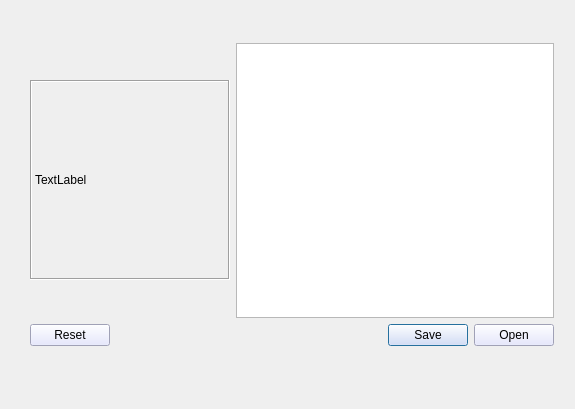
<?xml version="1.0" encoding="UTF-8"?>
<ui version="4.0">
 <class>alexeev</class>
 <widget class="QWidget" name="alexeev">
  <property name="geometry">
   <rect>
    <x>0</x>
    <y>0</y>
    <width>575</width>
    <height>409</height>
   </rect>
  </property>
  <property name="windowTitle">
   <string>Form</string>
  </property>
  <widget class="QDialogButtonBox" name="buttonBox">
   <property name="geometry">
    <rect>
     <x>30</x>
     <y>324</y>
     <width>524</width>
     <height>23</height>
    </rect>
   </property>
   <property name="styleSheet">
    <string notr="true">background:rgb(224, 226, 255)</string>
   </property>
   <property name="standardButtons">
    <set>QDialogButtonBox::Open|QDialogButtonBox::Reset|QDialogButtonBox::Save</set>
   </property>
  </widget>
  <widget class="QTextEdit" name="textEdit">
   <property name="geometry">
    <rect>
     <x>236</x>
     <y>43</y>
     <width>318</width>
     <height>275</height>
    </rect>
   </property>
   <property name="styleSheet">
    <string notr="true">font: 10pt &quot;xos4 Terminus&quot;;</string>
   </property>
  </widget>
  <widget class="QLabel" name="label">
   <property name="geometry">
    <rect>
     <x>30</x>
     <y>80</y>
     <width>200</width>
     <height>200</height>
    </rect>
   </property>
   <property name="minimumSize">
    <size>
     <width>200</width>
     <height>0</height>
    </size>
   </property>
   <property name="maximumSize">
    <size>
     <width>200</width>
     <height>200</height>
    </size>
   </property>
   <property name="frameShape">
    <enum>QFrame::Box</enum>
   </property>
   <property name="frameShadow">
    <enum>QFrame::Sunken</enum>
   </property>
   <property name="text">
    <string>TextLabel</string>
   </property>
  </widget>
 </widget>
 <resources/>
 <connections/>
</ui>
